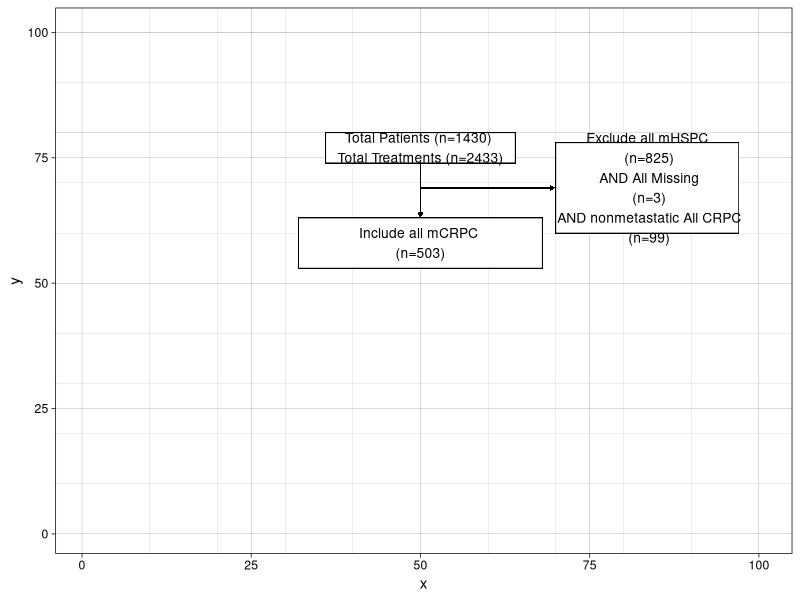

Source code (R):
library(tidyverse)

data <- tibble(x= 1:100, y= 1:100)

data %>%
  ggplot(aes(x, y)) +
  scale_x_continuous(minor_breaks = seq(10, 100, 10)) +
  scale_y_continuous(minor_breaks = seq(10, 100, 10)) +
  theme_linedraw() ->
  p

# TOP BOX:
p +
  geom_rect(xmin = 36, xmax=64, ymin=74, ymax=80, color='black',
            fill='white', size=0.25) +
  annotate('text', x= 50, y=77,label= "Total Patients (n=1430) \nTotal Treatments (n=2433)", size=3.5) ->
  p


## Exclusion / Inclusion Boxes
p +
  geom_rect(xmin = 32, xmax=68, ymin=53, ymax=63, color='black',
            fill='white', size=0.25) +
  annotate('text', x= 50, y=58,label= "Include all mCRPC \n(n=503)", size=3.5) +
  geom_rect(xmin = 70, xmax=97, ymin=60, ymax=78, color='black',
            fill='white', size=0.25) +
  annotate('text', x= 83.5, y=69,label= "Exclude all mHSPC
 (n=825)
 AND All Missing
 (n=3)
 AND nonmetastatic All CRPC
 (n=99)", size=3.5) ->
  p


## Arrows between inclusion / exclusion
p +
  geom_segment(
    x=50, xend=50, y=74, yend=63.3,
    size=0.15, linejoin = "mitre", lineend = "butt",
    arrow = arrow(length = unit(1, "mm"), type= "closed")) +
    geom_segment(
    x=50, xend=69.7, y=69, yend=69,
    size=0.15, linejoin = "mitre", lineend = "butt",
    arrow = arrow(length = unit(1, "mm"), type= "closed")) ->
  p


## Let's detail the number of adt, steroid, missing, and non-adt(steroid))
# p +
#   geom_segment(
#   #middle arrow first
#     x=50, xend=50, y=53, yend=45,
#     size=0.15, linejoin = "mitre", lineend = "butt",
#     arrow = arrow(length = unit(1, "mm"), type= "closed")) +
#   #then leftmost arrow, x and xend=10
#   geom_segment(
#     x=10, xend=10, y=45, yend=38.3,
#     size=0.15, linejoin = "mitre", lineend = "butt",
#     arrow = arrow(length = unit(1, "mm"), type= "closed")) +
#   # then 2nd arrow from the left, x and xend=30
#   geom_segment(
#     x=35, xend=35, y=45, yend=38.3,
#     size=0.15, linejoin = "mitre", lineend = "butt",
#     arrow = arrow(length = unit(1, "mm"), type= "closed")) +
#   # then 4th arrow from the left, x and xend=70
#   geom_segment(
#     x=65, xend=65, y=45, yend=38.3,
#     size=0.15, linejoin = "mitre", lineend = "butt",
#     arrow = arrow(length = unit(1, "mm"), type= "closed")) +
# # then rightmost arrow, x and xend=90
#   geom_segment(
#     x=90, xend=90, y=45, yend=38.3,
#     size=0.15, linejoin = "mitre", lineend = "butt",
#     arrow = arrow(length = unit(1, "mm"), type= "closed")) +
#   # then horizontal line, but remove the arrow
#   geom_segment(
#     x=10, xend=90, y=45, yend=45,
#     size=0.15, linejoin = "mitre", lineend = "butt")->
#   p

# Boxes for subset
# p +
#   #first box on left
#   geom_rect(xmin = 1, xmax=19, ymin=29, ymax=38,
#               color='black', fill='white', size=0.25) +
#   annotate('text', x= 10, y=34, size=3.5,
#              label= consort_numbers[4,]$Label) +
#   #2nd box on left
#   geom_rect(xmin = 26, xmax=44, ymin=29, ymax=38,
#               color='black', fill='white', size=0.25) +
#   annotate('text', x= 35, y=34, size=3.5,
#              label= consort_numbers[5,]$Label) +
#3rd box on left
  # geom_rect(xmin = 41, xmax=59, ymin=49, ymax=58,
  #             color='black', fill='white', size=0.25) +
  # annotate('text', x= 50, y=54, size=3.5,
  #            label= '49 Patients assigned\nto UPA 15 mg QD') +
#4th box on left
  # geom_rect(xmin = 56, xmax=74, ymin=29, ymax=38,
  #             color='black', fill='white', size=0.25) +
  # annotate('text', x= 65, y=34, size=3.5,
  #            label= consort_numbers[6,]$Label) +
#5th box on left
  # geom_rect(xmin = 81, xmax=99, ymin=29, ymax=38,
  #             color='black', fill='white', size=0.25) +
  # annotate('text', x= 90, y=34, size=3.5,
  #            label= consort_numbers[7,]$Label)->
  # p


# p +
#   geom_segment(
#     x=35, xend=35, y=29, yend=21.3,
#     size=0.15, linejoin = "mitre", lineend = "butt",
#     arrow = arrow(length = unit(1, "mm"), type= "closed")) +
#   geom_rect(xmin = 26, xmax=44, ymin=12, ymax=21,
#               color='black', fill='white', size=0.25) +
#   annotate('text', x= 35, y=16, size=3.5,
#              label= consort_numbers[8,]$Label)  ->
#   p
